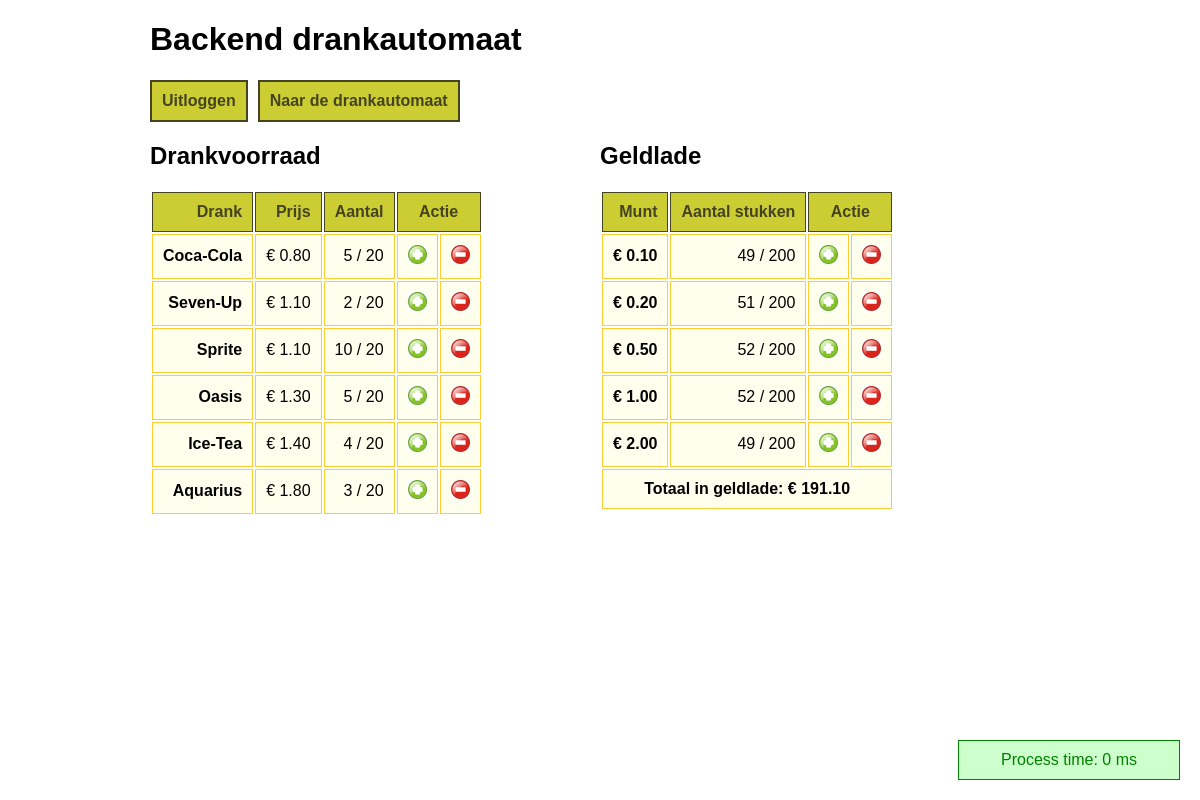
/private.php (signed in), run on the app's committed database.
### tables this page shows
CREATE TABLE IF NOT EXISTS `drank` (
  `id` int(11) NOT NULL AUTO_INCREMENT,
  `name` varchar(20) NOT NULL,
  `price` int(11) NOT NULL,
  `image` varchar(20) NOT NULL,
  `number` int(11) NOT NULL,
  PRIMARY KEY (`id`)
);

CREATE TABLE IF NOT EXISTS `geldlade` (
  `id` int(11) NOT NULL AUTO_INCREMENT,
  `waarde` int(11) NOT NULL,
  `aantal` int(11) NOT NULL,
  PRIMARY KEY (`id`)
);

### Doctrine/Common/ClassLoader.php (called while the page is built, shortened)
<?php
class ClassLoader
{
    public function __construct($ns = null, $includePath = null)
    {
        $this->namespace = $ns;
        $this->includePath = $includePath;
    }
    public function loadClass($className)
    {
        return true;
    }
}

### src/resource/Service/DrankService.php (called while the page is built, shortened)
<?php
require_once("Doctrine/Common/ClassLoader.php");
$classLoader = new ClassLoader("resource", "src");
class DrankService {
    public function getDrankOverzicht() {
        $drankDAO = new DrankDAO();
        $drankLijst = $drankDAO->getAll();
        return $drankLijst;
    }
}

### src/resource/Data/DrankDAO.php (called while the page is built, shortened)
<?php
require_once("Doctrine/Common/ClassLoader.php");
$classLoader = new ClassLoader("resource", "src");
class DrankDAO {
    public function getAll() {
        $drankLijst = array();
        $dbh = new PDO(dbConfig::$db_conn, dbConfig::$db_user, dbConfig::$db_pass);
        $sql = "SELECT id, name, price, image, number FROM drank ORDER BY price ASC, name";
        $resultSet = $dbh->query($sql);
        foreach ($resultSet as $rij) {
            $thisDrank = Drank::create($rij["id"], $rij["name"], $rij["price"], $rij["image"], $rij["number"]);
            array_push($drankLijst, $thisDrank);
        }
        return $drankLijst;
    }
}

### src/resource/Entities/Drank.php (called while the page is built, shortened)
<?php
class Drank {
    private $id;
    private $name;
    private $price;
    private $number;
    private function __construct($id, $name, $price, $image, $number) {
        $this->id = $id;
        $this->name = $name;
        $this->price = $price;
        $this->number = $number;
    }
    public static function create($id, $name, $price, $image, $number) {
        $newDrank = new Drank($id, $name, $price, $image, $number);
        return $newDrank;
    }
    public function getId() {
        return $this->id;
    }
    public function getName() {
        return $this->name;
    }
    public function getPrice() {
        return $this->price;
    }
    public function getNumber() {
        return $this->number;
    }
}

### src/resource/Service/GeldService.php (called while the page is built, shortened)
<?php
require_once("Doctrine/Common/ClassLoader.php");
$classLoader = new ClassLoader("resource", "src");
class GeldService {
    public function getGeldlade() {
        $geldDAO = new GeldDAO();
        $geldLade = $geldDAO->getAll();
        return $geldLade;
    }
}

### src/resource/Data/GeldDAO.php (called while the page is built, shortened)
<?php
require_once("Doctrine/Common/ClassLoader.php");
$classLoader = new ClassLoader("resource", "src");
class GeldDAO {
    public function getAll() {
        $geldLade = array();
        $dbh = new PDO(dbConfig::$db_conn, dbConfig::$db_user, dbConfig::$db_pass);
        $sql = "SELECT id, waarde, aantal FROM geldlade ORDER BY id";
        $resultSet = $dbh->query($sql);
        foreach ($resultSet as $rij) {
            $thisGeld = Geld::create($rij["id"], $rij["waarde"], $rij["aantal"]);
            array_push($geldLade, $thisGeld);
        }
        return $geldLade;
    }
}

### src/resource/Entities/Geld.php (called while the page is built, shortened)
<?php
class Geld {
    private $waarde;
    private $aantal;
    private function __construct($id, $waarde, $aantal) {
        $this->waarde = $waarde;
        $this->aantal = $aantal;
    }
    public static function create($id, $waarde, $aantal) {
        $newDrank = new Geld($id, $waarde, $aantal);
        return $newDrank;
    }
    public function getGeldWaarde() {
        return number_format($this->waarde/100, 2);
    }
    public function getRekenWaarde() {
        return $this->waarde;
    }
    public function getAantal() {
        return $this->aantal;
    }
}

### src/resource/Presentation/Backend.php (the view, shortened to what this page needs)
<!DOCTYPE HTML>
<html>
    <head>
    </head>
    <body>
        <header>
            <h1>Backend drankautomaat</h1>
            <p><a href="private.php?logout">Uitloggen</a></p>
            <p><a href="drankautomaat.php">Naar de drankautomaat</a></p>
        </header>
        <article>
            <div class="one">
                <h2>Drankvoorraad</h2>
                <table>
                    <thead>
                        <tr>
                            <td>Drank</td>
                            <td>Prijs</td>
                            <td>Aantal</td>
                            <td colspan="2">Actie</td>
                        </tr>
                    </thead>
                    <tbody>
                <?php
                    foreach ($drankVoorraad as $drankRij) {
                        print("<tr>");
                        print("<td>" . $drankRij->getName() . "</td>");
                        print("<td>&euro; " . number_format($drankRij->getPrice()/100, 2) . "</td>");
                        print("<td>" . $drankRij->getNumber() . " / 20</td>");
                        if ($drankRij->getNumber() < 20) {
                            print("<td><a href=\"process.php?act=plusdrank&id=" . $drankRij->getId() . "\"><img src=\"img/buttonplus.png\"></a>");
                        } else {
                            print("<td>&nbsp;</td>");
                        }
                        if ($drankRij->getNumber() > 0) {
                            print("<td><a href=\"process.php?act=mindrank&id=" . $drankRij->getId() . "\"><img src=\"img/buttonmin.png\"></a>");
                        } else {
                            print("<td>&nbsp;</td>");
                        }
                        print("</tr>");
                    }
                ?>
                    </tbody>
                </table>
            </div>
            <div class="two">
                <h2>Geldlade</h2>
                <table>
                    <thead>
                        <tr>
                            <td>Munt</td>
                            <td>Aantal stukken</td>
                            <td colspan="2">Actie</td>
                        </tr>
                    </thead>
                    <tbody>
                        <?php
                            $totaalGeldlade = 0;
                            foreach($geldLade as $geldRij) {
                                $geldAantal = $geldRij->getAantal();
                                $geldRekenwaarde = $geldRij->getRekenWaarde();
                                $totaalGeldlade += ($geldAantal * $geldRekenwaarde);
                                print("<tr>");
                                print("<td>&euro; " . $geldRij->getGeldWaarde() . "</td>");
                                print("<td>" . $geldAantal . " / 200</td>");
                                if ($geldAantal < 200) {
                                    print("<td><a href=\"process.php?act=plusgeldstuk&waarde=" . $geldRekenwaarde . "\"><img src=\"img/buttonplus.png\"></a>");
                                } else {
                                    print("<td>&nbsp;</td>");
                                }
                                if ($geldAantal > 0) {
                                    print("<td><a href=\"process.php?act=mingeldstuk&waarde=" . $geldRekenwaarde . "\"><img src=\"img/buttonmin.png\"></a>");
                                } else {
                                    print("<td>&nbsp;</td>");
                                }
                                print("</tr>");
                            }
                            print("<tr><td colspan=\"4\">Totaal in geldlade: &euro; " . number_format($totaalGeldlade/100, 2) . "</td></tr>");
                        ?>
                    </tbody>
                </table>
            </div>
        </article>
        <?php
        include("src/resource/scripttimer.php");
        ?>
    </body>
</html>

### data on the page
drank: name "Coca-Cola", $drankRij->getPrice()/100 "0.80", number "5"
drank: name "Seven-Up", $drankRij->getPrice()/100 "1.10", number "2"
drank: name "Sprite", $drankRij->getPrice()/100 "1.10", number "10"
drank: name "Oasis", $drankRij->getPrice()/100 "1.30", number "5"
drank: name "Ice-Tea", $drankRij->getPrice()/100 "1.40", number "4"
drank: name "Aquarius", $drankRij->getPrice()/100 "1.80", number "3"
geldlade: waarde "0.10", aantal "49"
geldlade: waarde "0.20", aantal "51"
geldlade: waarde "0.50", aantal "52"
geldlade: waarde "1.00", aantal "52"
geldlade: waarde "2.00", aantal "49"

### other printed values
$totaalGeldlade/100 "191.10"
$processtime "0"
